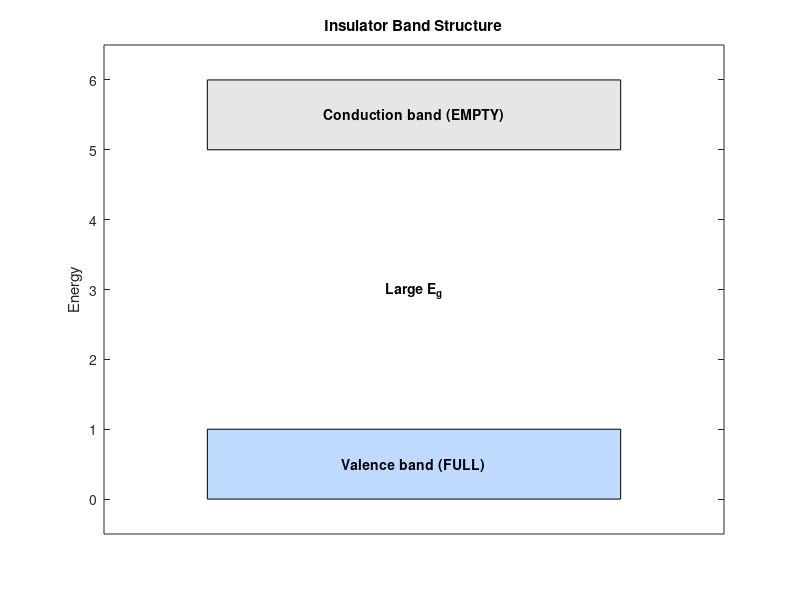

This chart was generated by the following MATLAB code:
figure('Color','w');
hold on; box on;

patch([-1 1 1 -1],[0 0 1 1],[0.75 0.85 1], ...
      'EdgeColor','k');
patch([-1 1 1 -1],[5 5 6 6],[0.9 0.9 0.9], ...
      'EdgeColor','k');

text(0,0.5,'Valence band (FULL)', ...
     'HorizontalAlignment','center','FontWeight','bold');
text(0,5.5,'Conduction band (EMPTY)', ...
     'HorizontalAlignment','center','FontWeight','bold');
text(0,3,'Large E_g', ...
     'HorizontalAlignment','center','FontWeight','bold');

ylabel('Energy');
title('Insulator Band Structure');
xlim([-1.5 1.5]);
ylim([-0.5 6.5]);
xticks([]);
hold off;
